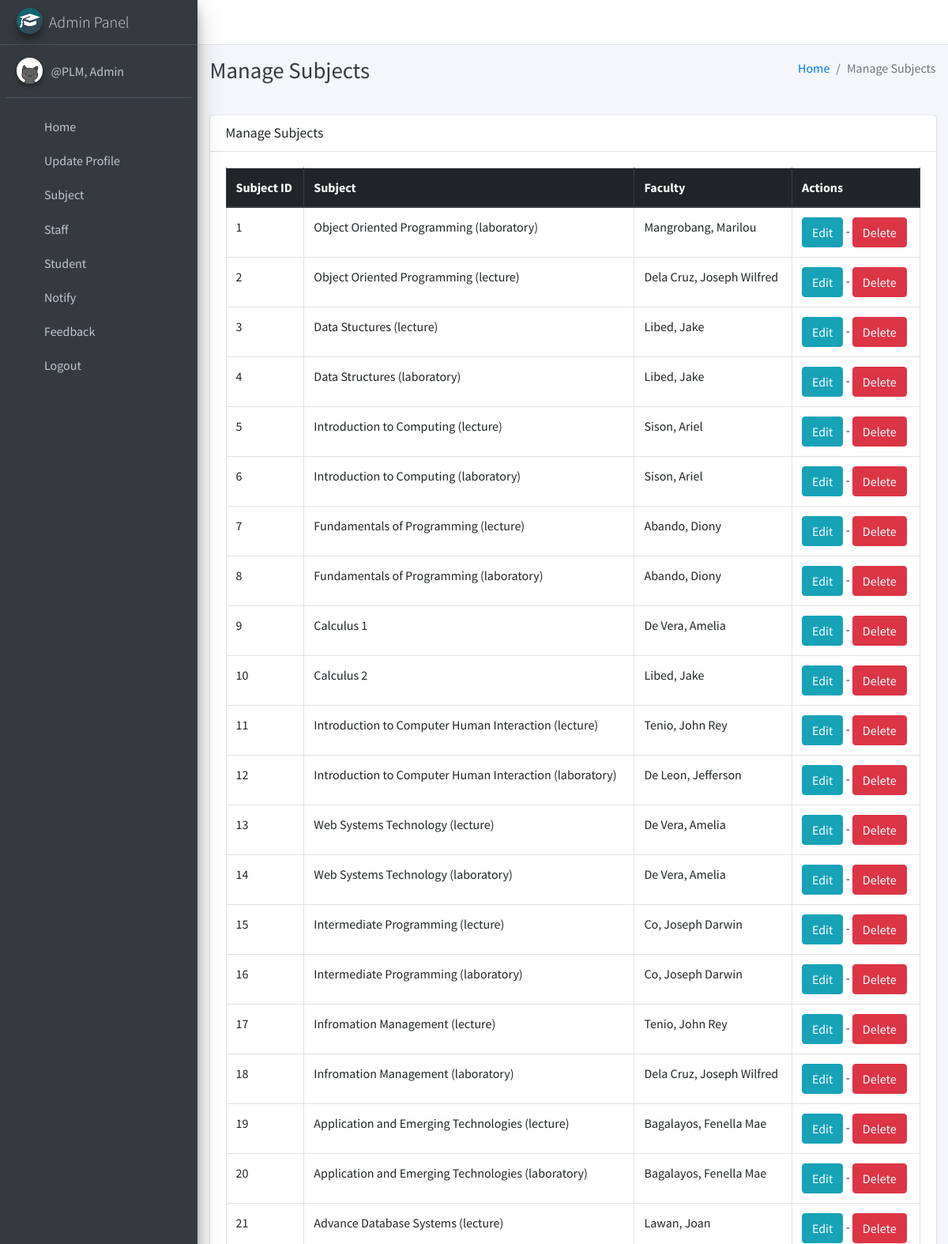
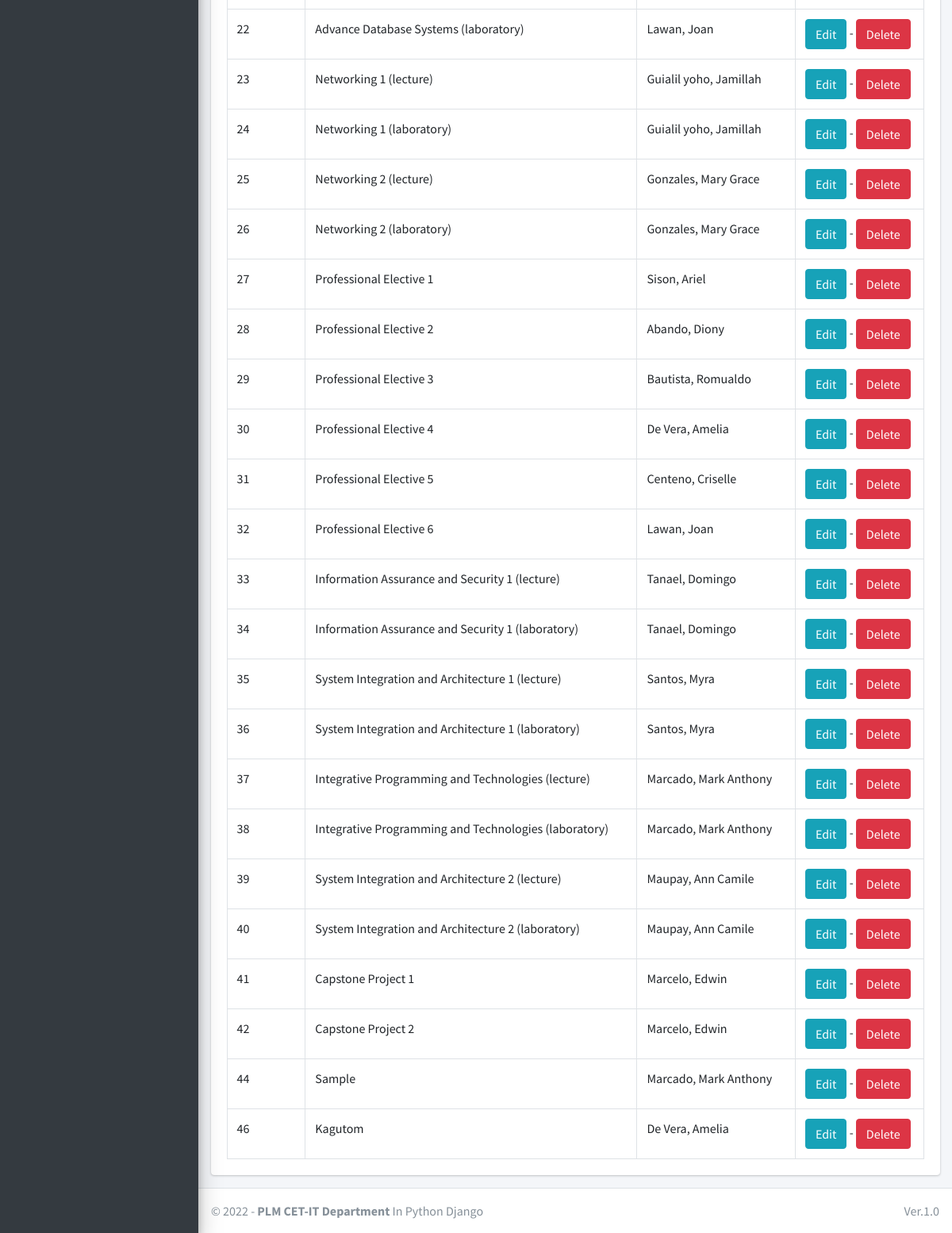
The app's page /subject/manage/ (signed in), older data (2 pictures, top to bottom).
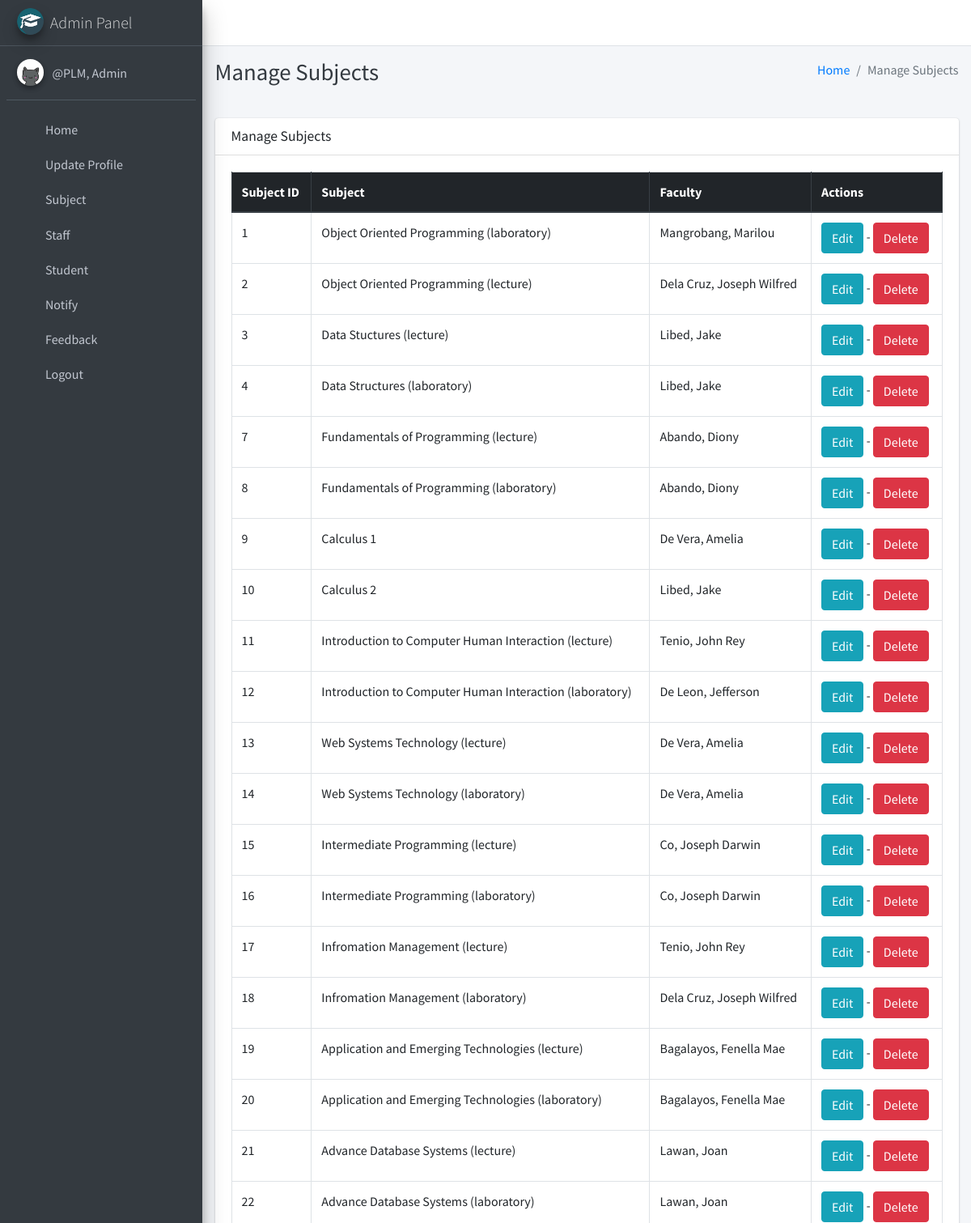
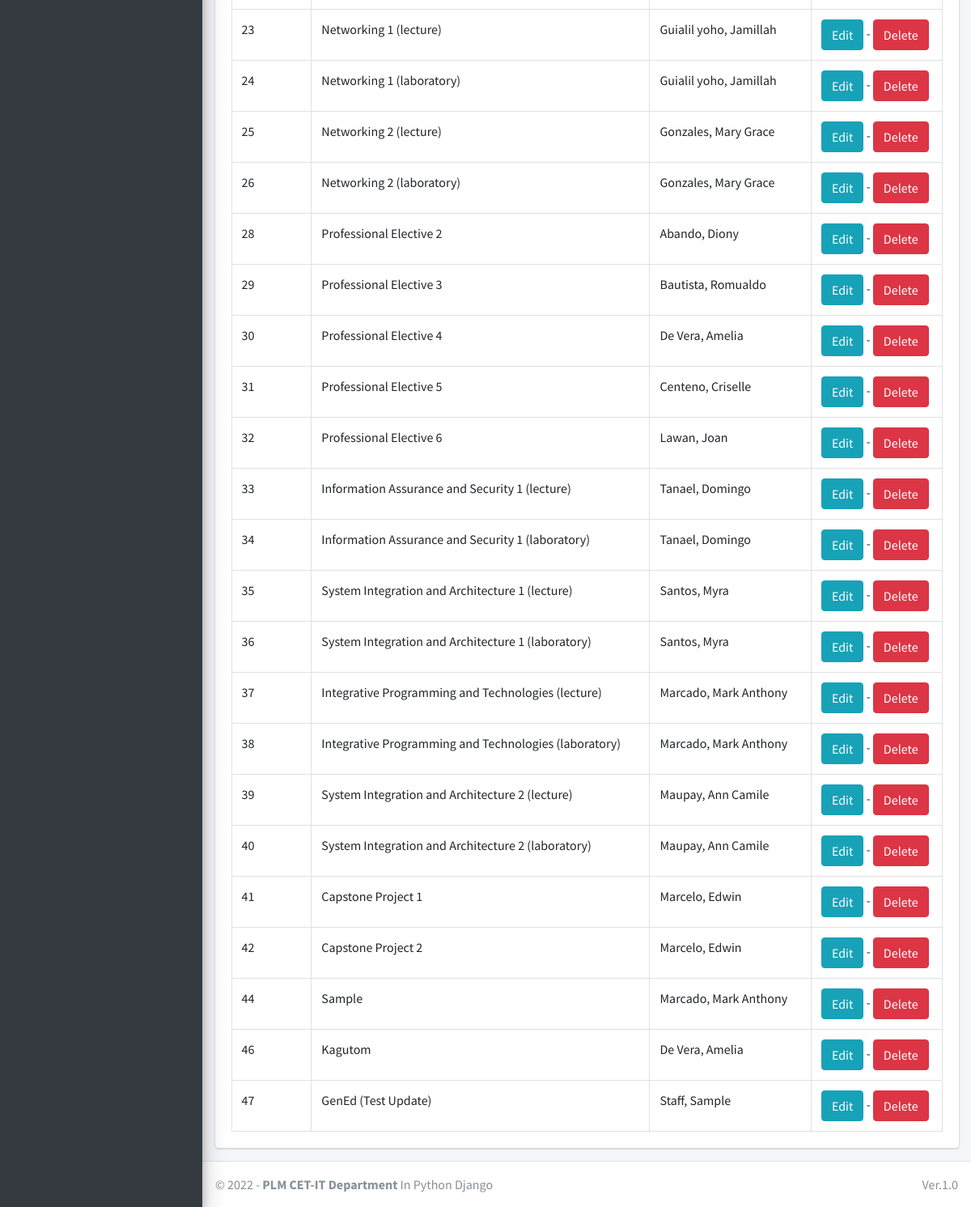
The same page, newer data (2 pictures, top to bottom).
### main_app/models.py (models this page shows, shortened)
class Subject(models.Model):
    name = models.CharField(max_length=120)
    staff = models.ForeignKey(Staff,on_delete=models.CASCADE)
    course = models.ForeignKey(Course, on_delete=models.DO_NOTHING, null=False, blank=False)
    updated_at = models.DateTimeField(auto_now=True)
    created_at = models.DateTimeField(auto_now_add=True)

class Staff(models.Model):
    course = models.ForeignKey(Course, on_delete=models.DO_NOTHING, null=True, blank=False)
    admin = models.OneToOneField(CustomUser, on_delete=models.CASCADE)

class CustomUser(AbstractUser):
    USER_TYPE = ((1, "HOD"), (2, "Staff"), (3, "Student"))
    GENDER = [("M", "Male"), ("F", "Female")]
    username = None  # Removed username, using email instead
    email = models.EmailField(unique=True)
    user_type = models.CharField(default=1, choices=USER_TYPE, max_length=1)
    gender = models.CharField(max_length=1, choices=GENDER)
    profile_pic = models.ImageField()
    address = models.TextField()
    fcm_token = models.TextField(default="")  # For firebase notifications
    created_at = models.DateTimeField(auto_now_add=True)
    updated_at = models.DateTimeField(auto_now=True)
    USERNAME_FIELD = "email"
    REQUIRED_FIELDS = []
    objects = CustomUserManager()
    def __str__(self):
        return self.last_name + ", " + self.first_name

### main_app/hod_views.py (the view)
# urls.py: path("subject/manage/", hod_views.manage_subject, name='manage_subject'),
def manage_subject(request):
    subjects = Subject.objects.all()
    context = {
        'subjects': subjects,
        'page_title': 'Manage Subjects'
    }
    return render(request, "hod_template/manage_subject.html", context)

### main_app/templates/hod_template/manage_subject.html
{% extends 'main_app/base.html' %}
{% load static %}
{% block page_title %}{{page_title}}{% endblock page_title %}
{% block content %}
<section class="content">
    <div class="container-fluid">
        <div class="row">
            <div class="col-md-12">
                <div class="card">
                    <div class="card-header">
                        <h3 class="card-title">{{page_title}}</h3>
                    </div>
                    <div class="card-body">
                        <table id="example2" class="table table-bordered table-hover">
                            <thead class="thead-dark">
                                <tr>
                                    <th>Subject ID</th>
                                    <th>Subject</th>
                                    <th>Faculty</th>
                                    <th>Actions</th>
                                </tr>
                            </thead>
                            <tbody>
                                {% for subject in subjects %}
                                <tr>
                                    <td>{{subject.id}}</td>
                                    <td>{{subject.name}}</td>
                                    <td>{{subject.staff.admin}}</td>
                                    <td>
                                        <a href="{% url 'edit_subject' subject.id %}" class="btn btn-info">Edit</a> -
                                        <a href="{% url 'delete_subject' subject.id %}" onclick="return confirm('Are you sure you want to delete this ?')" class="btn btn-danger">Delete</a>
                                    </td>
                                </tr>
                                {% endfor %}
                            </tbody>
                        </table>
                    </div>
                </div>
            </div>
        </div>
    </div>
</section>
{% endblock content %}

Row changes from the older to the newer data that the page shows:
removed Subject: id "5", name "Introduction to Computing (lecture)", staff.admin "Sison, Ariel"
removed Subject: id "6", name "Introduction to Computing (laboratory)", staff.admin "Sison, Ariel"
removed Subject: id "27", name "Professional Elective 1", staff.admin "Sison, Ariel"
added Subject: id "47", name "GenEd (Test Update)", staff.admin "Staff, Sample"
